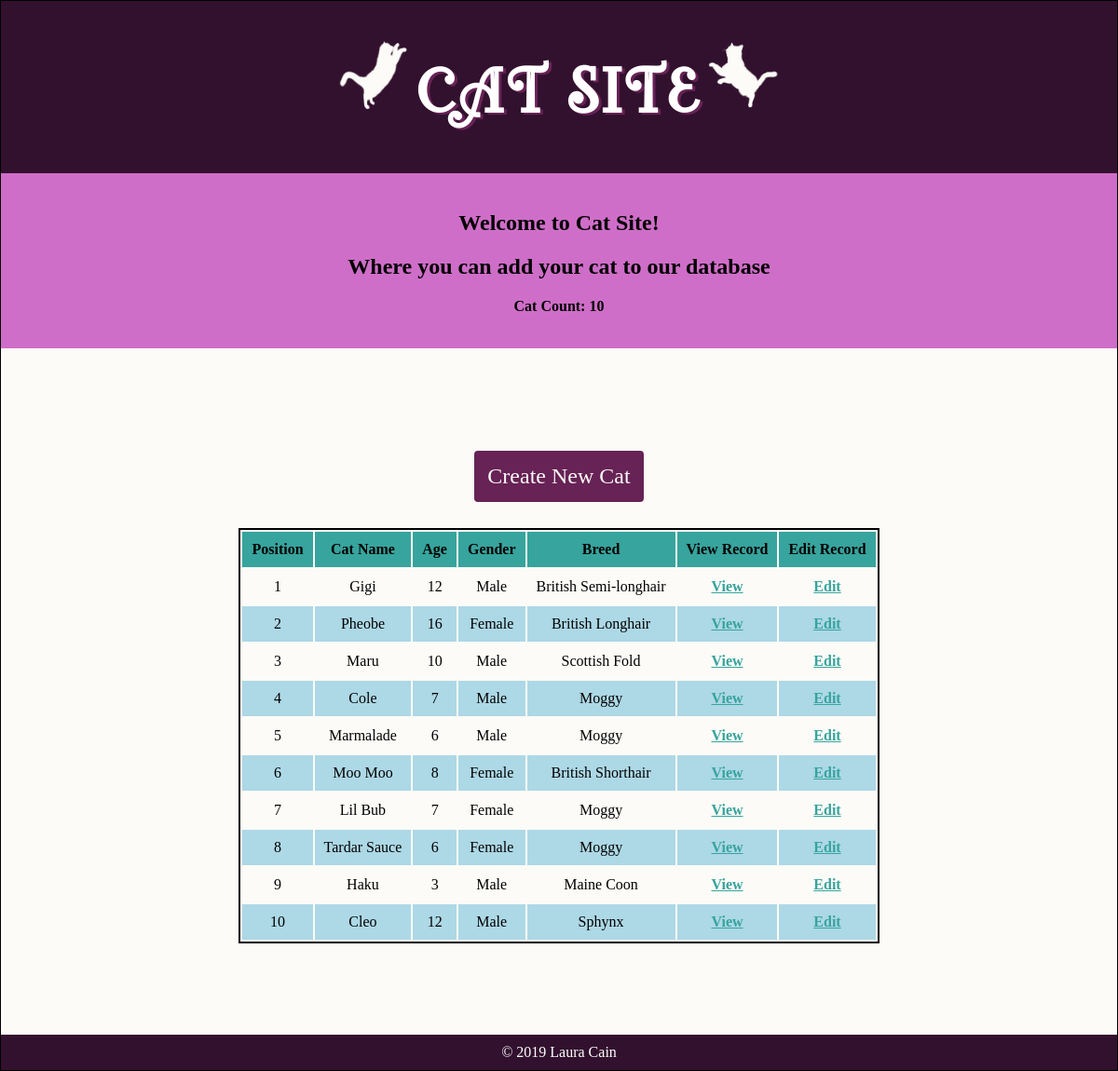
The page / on the database its author committed.
### tables this page shows
CREATE TABLE `cats` (
  `id` int(11) NOT NULL,
  `cat_name` varchar(255) DEFAULT NULL,
  `position` int(11) DEFAULT NULL,
  `file_path` varchar(255) DEFAULT 'default.jpg',
  `breed_id` int(11) NOT NULL,
  `gender_id` int(11) NOT NULL,
  `age` int(11) DEFAULT NULL
);

CREATE TABLE `genders` (
  `gender_id` int(11) NOT NULL,
  `gender_name` varchar(255) NOT NULL
);

CREATE TABLE `breeds` (
  `breed_id` int(11) NOT NULL,
  `breed_name` varchar(255) NOT NULL
);

### public/index.php (called while the page is built, shortened)
<?php include(SHARED_PATH . '/header.php'); ?>
<?php include(SHARED_PATH . '/intro.php'); ?>
<?php include(SHARED_PATH . '/table.php'); ?>
<?php include(SHARED_PATH . '/footer.php'); ?>

### private/functions.php (called while the page is built, shortened)
<?php
function url_for($script_path) {
  if($script_path[0] != '/') {
    $script_path = "/" . $script_path;
  }
  return WWW_ROOT . $script_path;
}
?>

### private/query_functions.php (called while the page is built, shortened)
<?php
function find_all_cats() {
  global $db;
  $sql = "SELECT * FROM breeds b
  INNER JOIN cats c ON b.breed_id = c.breed_id
  INNER JOIN genders d on c.gender_id = d.gender_id
  ORDER BY c.position asc ";
  $result = $db->query($sql);
  return $result;
}
function cat_count() {
  $cat_set = find_all_cats();
  $result = mysqli_num_rows($cat_set);
  return $result;
}
?>

### private/shared/table.php (the view, shortened to what this page needs)
<?php $cats = find_all_cats(); ?>
<div class="main-section">
	<div class="content-wrap">
		<form action="<?php echo url_for('cats/new.php'); ?>" type="submit" value="Create New Cat">
			<input class="create_cat_button" type="submit" value="Create New Cat">
		</form><br>
		<table class="table-style">
			<thead>
				<tr>
					<th>Position</th>
					<th>Cat Name</th>
					<th>Age</th>
					<th>Gender</th>
					<th>Breed</th>
					<th>View Record</th>
					<th>Edit Record</th>
				</tr>
			</thead>
			<?php while($cat_array = mysqli_fetch_assoc($cats)) { ?>
				<tr>
					<td><?php echo htmlspecialchars($cat_array['position']); ?></td>
					<td><?php echo htmlspecialchars($cat_array['cat_name']); ?></td>
					<td><?php echo htmlspecialchars($cat_array['age']); ?></td>
					<td><?php echo htmlspecialchars($cat_array['gender_name']); ?></td>
					<td><?php echo htmlspecialchars($cat_array['breed_name']); ?></td>
					<td><a class="action" href="<?php echo url_for('cats/view.php?id=' . htmlspecialchars(urlencode($cat_array['id']))); ?>">View</a></td>
					<td><a class="action" href="<?php echo url_for('cats/edit.php?id=' . htmlspecialchars(urlencode($cat_array['id']))); ?>">Edit</a></td>
				</tr><?php } ?>
			</table><br>
		</div>
	</div>

### private/shared/header.php (shortened to what this page needs)
<!DOCTYPE html>
<html lang="en">
<html>
<head>
  <link rel="stylesheet" href="<?php echo url_for('stylesheets/styles.css'); ?>">
</head>
<body>
  <header>
    <div class="content-wrap">
<img src="<?php echo url_for('images/cat_jump_2_light.png'); ?>" alt="Jump1">
<h1>CAT SITE</h1>
<img src="<?php echo url_for('images/cat_jump_light_right.png'); ?>" alt="Jump2">
  </div>
  </header>

### private/shared/intro.php
<?php $cat_count = cat_count() ?>
<div class="intro">
  <div class="content-wrap">
  <h2>Welcome to Cat Site!</h2>
  <h2>Where you can add your cat to our database</h2>
  <p>Cat Count: <?php echo $cat_count; ?></p>
</div>
</div>

### private/shared/footer.php (shortened to what this page needs)
<footer>
	<div>
		&copy; <?php echo date('Y'); ?> Laura Cain
	</div>
</footer>
</body>
</html>

### public/stylesheets/styles.css (style rules this page uses)
body { border: 1px solid black; font-family: 'Calisto MT', serif; text-align: center; margin: 0 auto; }
h1 { font-family: 'little-lord-font-leroy', serif; font-size: 80px; letter-spacing: 3px; text-shadow: 3px 2px #672256; }
p { font-weight: bold; }
.content-wrap { width: 950px; margin: 0 auto; }
.intro { background: #CF6EC8; text-align: center; padding: 20px; margin: 0 auto; }
.main-section { background: #FCFBF7; padding: 80px; }
a { color: #37A49D; font-weight: bold; }
table { border: 2px solid black; margin-left:auto; margin-right:auto; }
table.table-style tr:nth-child(even) { background: lightblue; }
table.table-style thead { background: #37A49D; border-bottom: 2px solid black; text-align: center; }
table.table-style td, table.table-style th { padding: 10px 10px; text-align: center; }
.create_cat_button { font-size: 24px; }
input[type=submit] { background-color: #672256; color: #FCFBF7; padding: 14px; margin: 8px 0; border: none; border-radius: 4px; cursor: pointer; font-family: 'Calisto MT'; text-align: center; margin-top: 30px; margin-bottom: 10px; }
header, footer { background: #32112E; color: white; }
header { padding: 40px; }
footer { padding: 10px; }
header img { display: inline; width: 80px; height: 80px; shadow: 3px 2px #672256; }
header h1 { display: inline; }

### rows shown on the page
cats: position "1", cat_name "Gigi", age "12", gender.gender_name "Male", breed.breed_name "British Semi-longhair"
cats: position "2", cat_name "Pheobe", age "16", gender.gender_name "Female", breed.breed_name "British Longhair"
cats: position "3", cat_name "Maru", age "10", gender.gender_name "Male", breed.breed_name "Scottish Fold"
cats: position "4", cat_name "Cole", age "7", gender.gender_name "Male", breed.breed_name "Moggy"
cats: position "5", cat_name "Marmalade", age "6", gender.gender_name "Male", breed.breed_name "Moggy"
cats: position "6", cat_name "Moo Moo", age "8", gender.gender_name "Female", breed.breed_name "British Shorthair"
cats: position "7", cat_name "Lil Bub", age "7", gender.gender_name "Female", breed.breed_name "Moggy"
cats: position "8", cat_name "Tardar Sauce", age "6", gender.gender_name "Female", breed.breed_name "Moggy"
cats: position "9", cat_name "Haku", age "3", gender.gender_name "Male", breed.breed_name "Maine Coon"
cats: position "10", cat_name "Cleo", age "12", gender.gender_name "Male", breed.breed_name "Sphynx"

### other values the page prints
$cat_count "10"
